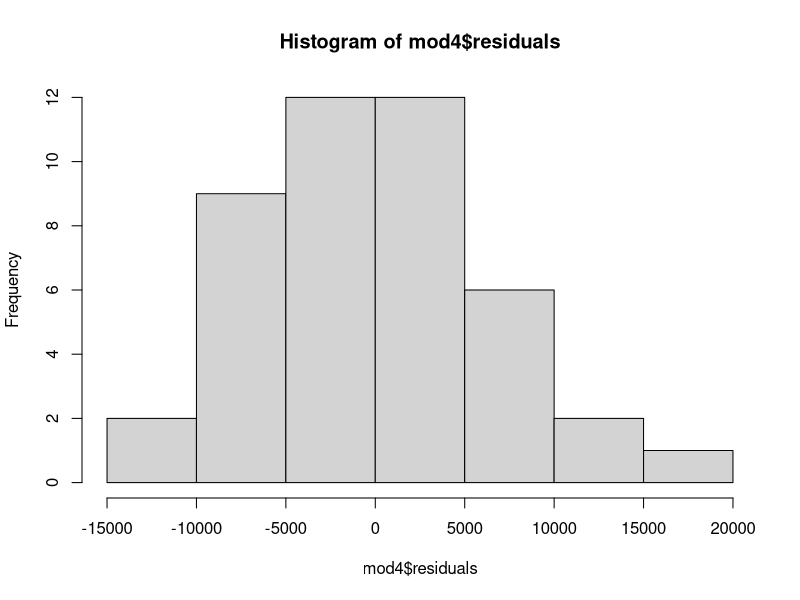
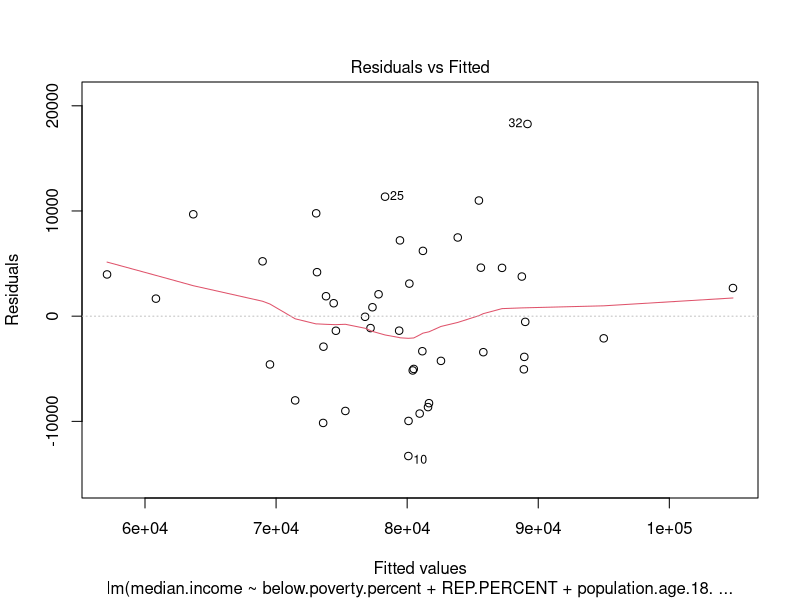
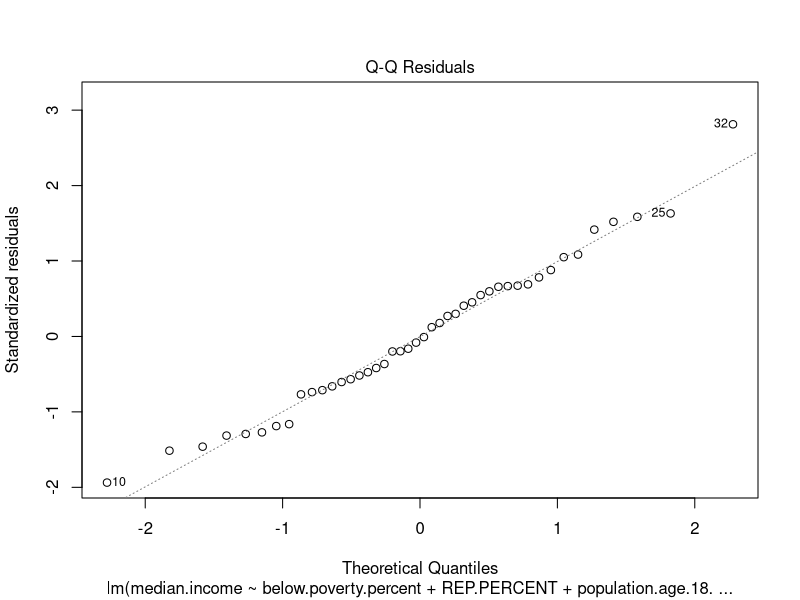
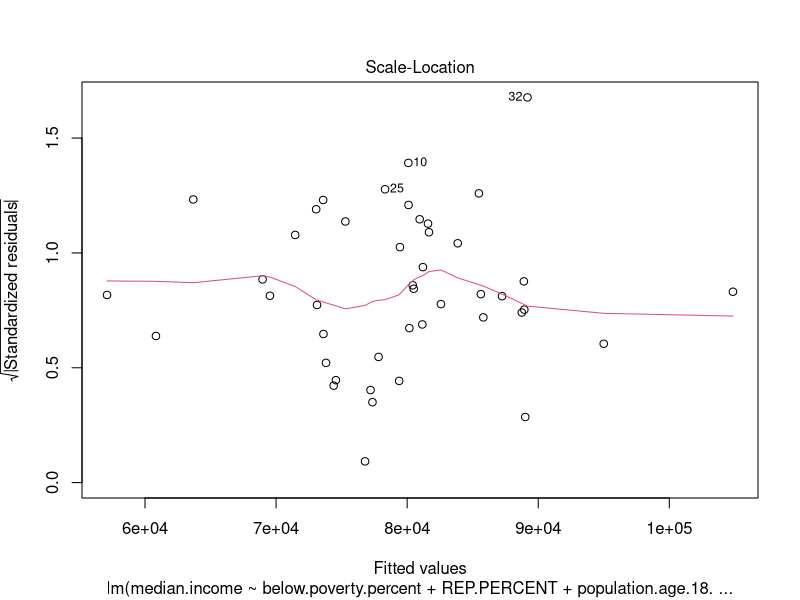
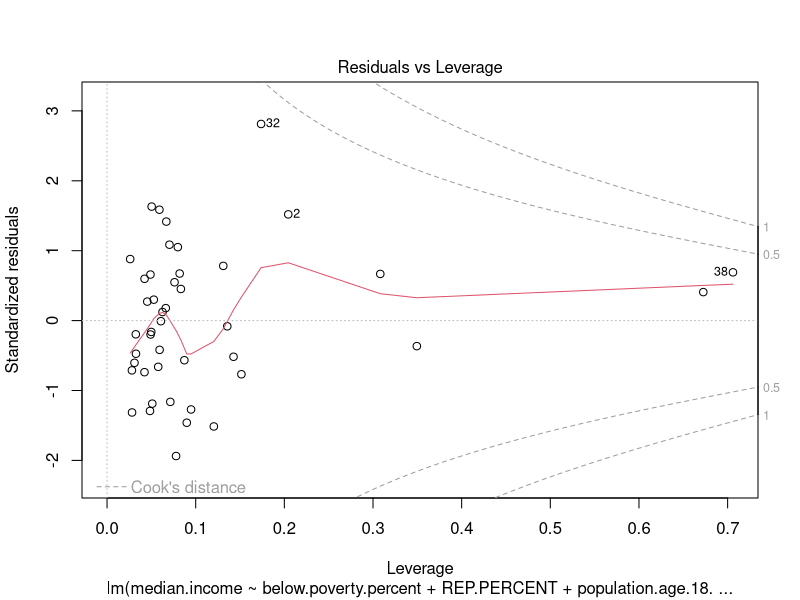
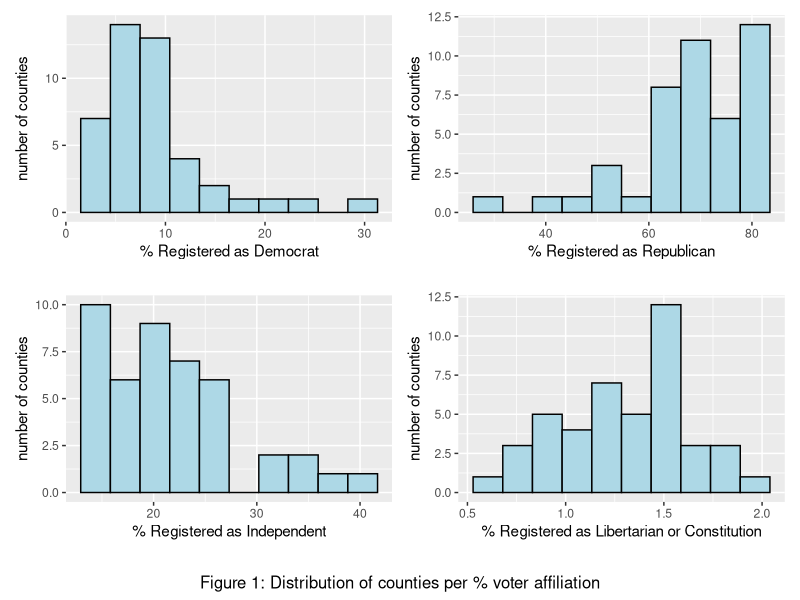
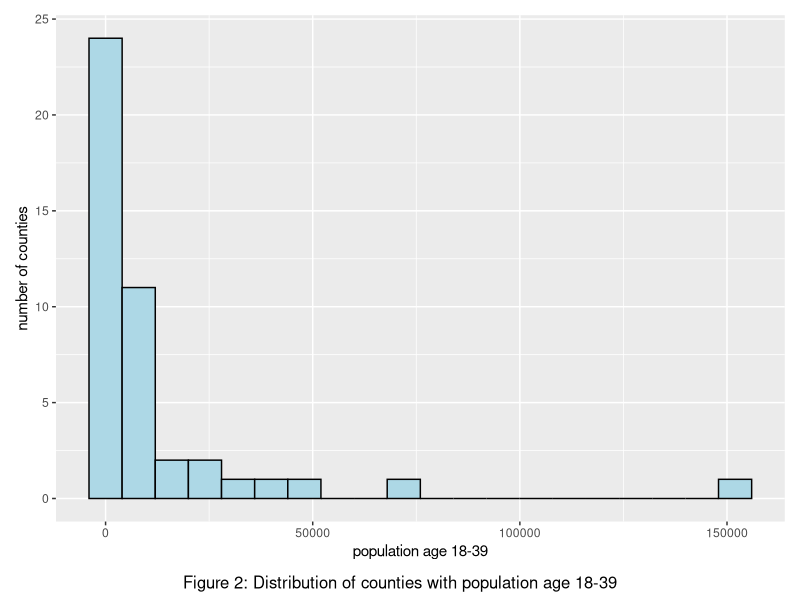
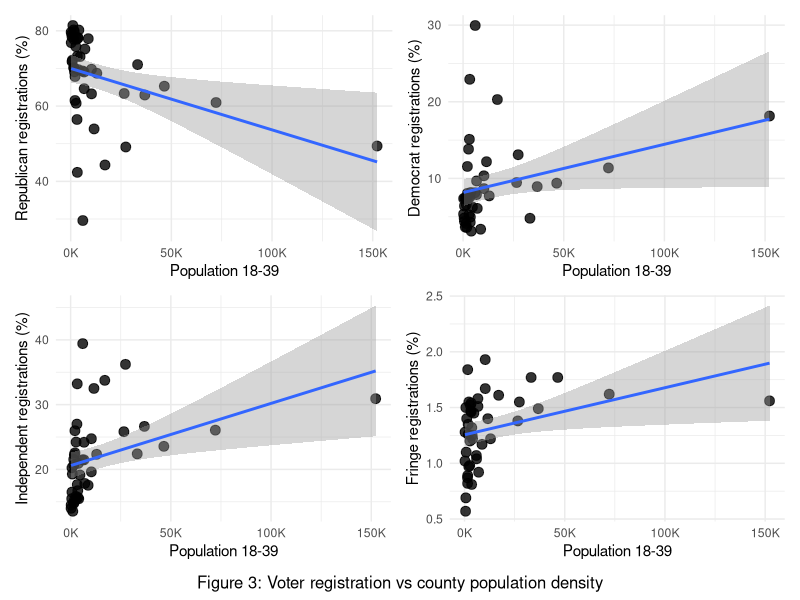

Write R code to recreate these figures, in order.

# Set working directory 
# C:\Users\alexm\REPOS\CRANE\VaccinationHesitancy
setwd("C:/Users/alexm/REPOS/CRANE/VaccinationHesitancy/Analysis")



# Data for Social Determinants in Idaho

# loading the data from https://hdpulse.nimhd.nih.gov and Idaho Board of Election

data_poverty <- read.csv("../data/IdahoCounties_Poverty.csv", skip = 4)
data_education <- read.csv("../data/IdahoCounties_Education.csv", skip = 5)
data_medianincome <- read.csv("../data/IdahoCounties_MedianIncome.csv", skip = 4)
data_languageisolation <- read.csv("../data/IdahoCounties_LanguageIsolation.csv", skip = 4)
data_population <- read.csv("../data/IdahoCounties_Population.csv")
data_voters <- read.csv("../data/2025IdahoVoters.csv", skip = 1)

# change class of Voter Counts to Integer
data_voters$CON <- as.integer(
  gsub(",", "", data_voters$CON))
data_voters$DEM <- as.integer(
  gsub(",", "", data_voters$DEM))
data_voters$LIB <- as.integer(
  gsub(",", "", data_voters$LIB))
data_voters$REP <- as.integer(
  gsub(",", "", data_voters$REP))
data_voters$UNA <- as.integer(
  gsub(",", "", data_voters$UNA))
data_voters$Total <- as.integer(
  gsub(",", "", data_voters$Total))


## Voter Affiliations in Fringe Parties in Idaho

# We first look at the distribution of Idaho voter registrations in fringe political parties, 
# such as Libertarian and Constitution, which are known to embrace "extreme" political views. We combine the percentage of voters for the Libertarian Party with those for the Constitution Party and call it the percentage of voters for Fringe Parties. 

# sum voter registration for fringe parties
data_voters$FRINGE.PERCENT <- data_voters$CON.PERCENT + data_voters$LIB.PERCENT


# The following histogram looks at "Fringe" Party voters (Libertarian and Constitution affiliated 
# voters are summed). The values of "Fringe" Party voters are pooled in 10 bins for clarity. From 
# the distribution (Fig. 1), we can conclude that the rate of Fringe Party Voters does not exceed 2%, 
# hence it is a low subset of the Idaho population, but probably an under representation as one of the 
# tenet of the Libertarian party is to discourage any participation in civic duties such as voting. 
# But because the numbers are so low, we will not use this variable for our analysis.
# In contrast, the values espoused by the % of Republican-registered voters span a large spectrum 
# (Fig. 2), hence we will use that variable in our analysis.

library(patchwork)
library(ggplot2)
hist_fringe <- ggplot(data_voters, aes(x = FRINGE.PERCENT)) +
  geom_histogram(bins = 10,
                 fill = "lightblue",
                 color = "black") +
  labs(caption = "", 
       x = "% Registered as Libertarian or Constitution",
       y = "number of counties")

# county with Max Fringe Voters - which county has the highest value?
max(data_voters$FRINGE.PERCENT)
data_voters$COUNTY[which.max(data_voters$FRINGE.PERCENT)]
data_voters$FIPS[which.max(data_voters$FRINGE.PERCENT)]

hist_dem <- ggplot(data_voters, aes(x = DEM.PERCENT)) +
  geom_histogram(bins = 10,
                 fill = "lightblue",
                 color = "black") +
  labs(caption = "", 
       x = "% Registered as Democrat",
       y = "number of counties")

hist_rep <- ggplot(data_voters, aes(x = REP.PERCENT)) +
  geom_histogram(bins = 10,
                 fill = "lightblue",
                 color = "black") +
  labs(caption = "", 
       x = "% Registered as Republican",
       y = "number of counties")

hist_ind <- ggplot(data_voters, aes(x = UNA.PERCENT)) +
  geom_histogram(bins = 10,
                 fill = "lightblue",
                 color = "black") +
  labs(caption = "", 
       x = "% Registered as Independent",
       y = "number of counties")

# county with Max Republican registered Voters - which county has the highest value?
max(data_voters$REP.PERCENT)
data_voters$COUNTY[which.max(data_voters$REP.PERCENT)]
data_voters$FIPS[which.max(data_voters$REP.PERCENT)]


Fig1 <- (hist_dem + hist_rep) / (hist_ind + hist_fringe) +
  plot_annotation(caption = "Figure 1: Distribution of counties per % voter affiliation", 
                  theme = theme (plot.caption = element_text(size=12, hjust=0.5)
                    ))

# save plot to a output file
ggsave(
  filename = "../output/Counties_n_VoterRegistration.png",
  plot = Fig1,
  width = 8.5,
  height = 10, 
  dpi =300
)



## Merging of Data \

# We merge the data available for Idaho residents based on variable "FIPS", which is a numerical 
# code assigned to each county.

library(dplyr)

data <- data_poverty %>%
  full_join(data_education, by = "FIPS") %>%
  full_join(data_medianincome, by = "FIPS") %>%
  full_join(data_languageisolation, by = "FIPS") %>%
  full_join(data_population, by = "FIPS") %>%
  full_join(data_voters, by = "FIPS")
  
# rename columns
colnames(data)[1] <- "county"
colnames(data)[3] <- "below.poverty.percent"
colnames(data)[7] <- "below.education.percent"
colnames(data)[11] <- "median.income"
colnames(data)[14] <- "language.isolation.percent"
colnames(data)[19] <- "population.age.18.39"

head(data$median.income)

# change class of median income from character to integer
data$median.income <- as.integer(
  gsub(",", "", data$median.income)
)

# write csv file for merged date

write.csv(data,"../data/social_Idaho.csv")


# Exploration of relationships between variables assuming Linearity

## Data Exploration for Population & Voter Registrations


library(patchwork)
library(scales)
library(ggplot2)
hist_pop <- ggplot(data, aes(x = population.age.18.39)) +
  geom_histogram(bins = 20,
                 fill = "lightblue",
                 color = "black") +
  labs(x = "population age 18-39",
       y = "number of counties")

Fig2 <- hist_pop +
    plot_annotation(caption = "Figure 2: Distribution of counties with population age 18-39",             theme = theme (
                      plot.caption = element_text(size=12, hjust=0.5)
                    ))

# save plot to a output file
ggsave(
  filename = "../output/Counties_n_Population.png",
  plot = Fig2,
  width = 8.5,
  height = 10, 
  dpi =300
)

# county with Max Fringe Voters - which county has the highest value?
max(data$population.age.18.39)
data$COUNTY[which.max(data$population.age.18.39)]
data$FIPS[which.max(data$population.age.18.39)]

# visualisation of population numbers and republican registrations %
library(ggplot2)
density_vs_rep <- ggplot(data, aes(x = population.age.18.39, y = REP.PERCENT)) +
  geom_point(size = 3, alpha = 0.8)  +
  scale_x_continuous(labels = label_number(scale = 1e-3, suffix = "K")) +
  geom_smooth(method=lm) +
  labs(
    x = "Population 18-39",
    y = "Republican registrations (%)" ) +
  theme_minimal() 


# visualisation of population numbers and democrat registrations %
library(ggplot2)
density_vs_dem <- ggplot(data, aes(x = population.age.18.39, y = DEM.PERCENT)) +
  geom_point(size = 3, alpha = 0.8)  +
  scale_x_continuous(labels = label_number(scale = 1e-3, suffix = "K")) +
  geom_smooth(method=lm) +
  labs(
    x = "Population 18-39",
    y = "Democrat registrations (%)" ) +
  theme_minimal() 


# visualisation of population numbers and independant registrations %
library(ggplot2)
density_vs_ind <- ggplot(data, aes(x = population.age.18.39, y = UNA.PERCENT)) +
  geom_point(size = 3, alpha = 0.8)  +
  scale_x_continuous(labels = label_number(scale = 1e-3, suffix = "K")) +
  geom_smooth(method=lm) +
  labs(
    x = "Population 18-39",
    y = "Independent registrations (%)" ) +
  theme_minimal() 

# visualisation of population numbers and fringe registrations %
library(ggplot2)
density_vs_fringe <- ggplot(data, aes(x = population.age.18.39, y = FRINGE.PERCENT)) +
  geom_point(size = 3, alpha = 0.8)  +
  scale_x_continuous(labels = label_number(scale = 1e-3, suffix = "K")) +
  geom_smooth(method=lm) +
  labs(
    x = "Population 18-39",
    y = "Fringe registrations (%)" ) +
  theme_minimal() 

Fig3 <-   (density_vs_rep + density_vs_dem) /
  (density_vs_ind + density_vs_fringe) +
    plot_annotation(caption = "Figure 3: Voter registration vs county population density",
                    theme = theme (plot.caption = element_text(size=12, hjust=0.5)
                                               ))

# save plot to a output file
ggsave(
  filename = "../output/Population_n_VoterRegistration.png",
  plot = Fig3,
  width = 8.5,
  height = 10, 
  dpi =300
)


## Data Exploration for Median Income and Education Level, Voter Affiliation, Language Isolation, 
# Below Poverty Level


str(data)

library(patchwork)
library(scales)

# visualisation of median.income and below.education.percent
library(ggplot2)
edu_vs_income <- ggplot(data, aes(x = below.education.percent, y = median.income)) +
  geom_point(size = 3, alpha = 0.8)  +
  scale_y_continuous(labels = label_number(scale = 1e-3, suffix = "K")) +
  geom_smooth(method=lm) +
  labs(
    x = "below education (%)",
    y = "median income ($)" ) +
  theme_minimal() 


# visualisation of  median income & language isolation 
library(ggplot2)
lang_vs_income <- ggplot(data, aes(x = language.isolation.percent, y = median.income)) +
  geom_point(size = 3, alpha = 0.8)  +
  scale_y_continuous(labels = label_number(scale = 1e-3, suffix = "K")) +
  geom_smooth(method=lm) +
  labs(
    x = "language isolation (%)",
    y = "median income ($)" ) +
  theme_minimal() 


# visualisation of median.income and below.education.percent
library(ggplot2)
poverty_vs_income <- ggplot(data, aes(x = below.poverty.percent, y = median.income)) +
  geom_point(size = 3, alpha = 0.8)  +
  scale_y_continuous(labels = label_number(scale = 1e-3, suffix = "K")) +
  geom_smooth(method=lm) +
  labs(
    x = "below poverty level (%)",
    y = "median income ($)" ) +
  theme_minimal() 


# visualisation of median.income and republican registrations %
library(ggplot2)
rep_vs_income <- ggplot(data, aes(x = REP.PERCENT, y = median.income)) +
  geom_point(size = 3, alpha = 0.8)  +
  scale_y_continuous(labels = label_number(scale = 1e-3, suffix = "K")) +
  geom_smooth(method=lm) +
  labs(
    x = "republican registrations (%)",
    y = "median income ($)" ) +
  theme_minimal() 


# visualisation of median.income and democrat registrations %
library(ggplot2)
dem_vs_income <- ggplot(data, aes(x = DEM.PERCENT, y = median.income)) +
  geom_point(size = 3, alpha = 0.8)  +
  scale_y_continuous(labels = label_number(scale = 1e-3, suffix = "K")) +
  geom_smooth(method=lm) +
  labs(
    x = "democrat registrations (%)",
    y = "median income ($)" ) +
  theme_minimal() 


# visualisation of median.income and independent registrations %
library(ggplot2)
ind_vs_income <- ggplot(data, aes(x = UNA.PERCENT, y = median.income)) +
  geom_point(size = 3, alpha = 0.8)  +
  scale_y_continuous(labels = label_number(scale = 1e-3, suffix = "K")) +
  geom_smooth(method=lm) +
  labs(
    x = "independent registrations (%)",
    y = "median income ($)" ) +
  theme_minimal() 

# visualisation of median.income and fringe registrations %
library(ggplot2)
fringe_vs_income <- ggplot(data, aes(x = FRINGE.PERCENT, y = median.income)) +
  geom_point(size = 3, alpha = 0.8)  +
  scale_y_continuous(labels = label_number(scale = 1e-3, suffix = "K")) +
  geom_smooth(method=lm) +
  labs(
    x = "libertarian & constitution registrations (%)",
    y = "median income ($)" ) +
  theme_minimal() 

Fig4 <- (edu_vs_income / lang_vs_income / poverty_vs_income) +
  plot_annotation(caption = "Figure 4: County median income vs social determinants", 
                  theme = theme (plot.caption = element_text(size=12, hjust=0.5)
                    ))

# save plot to a output file
ggsave(
  filename = "../output/Income_n_EducationPovertyLanguage.png",
  plot = Fig4,
  width = 8.5,
  height = 10, 
  dpi =300
)
 
Fig5 <- (rep_vs_income + dem_vs_income)  /
(ind_vs_income + fringe_vs_income) +
  plot_annotation(caption = "Figure 5: County median income vs voter registration", 
                  theme = theme (plot.caption = element_text(size=12, hjust=0.5)
                    ))

# save plot to a output file
ggsave(
  filename = "../output/Income_n_VoterRegistration.png",
  plot = Fig5,
  width = 8.5,
  height = 10, 
  dpi =300
)


# Several variables seem consistent with linear correlations pair-wise.

# Model building \

# We will build a model to analyze correlations between Median Income and other social determinants. 
# This does not address directly the original question. We here ask whether counties with higher median 
# income have lower republican voter percentages, higher density of population, lower language isolation
# percentages, lower poverty rates, and lower below education percentages.  The assumption of linearity 
# was more or less established by the pair-wise scatter plots displayed above.

# fit model

mod= lm( median.income ~ REP.PERCENT + language.isolation.percent + population.age.18.39 + below.poverty.percent + below.education.percent , data=data)

summary(mod)


## Verification of the assumption of absence of collinearity

library(car)

# VIF
vif(mod)



# All VIF values are below 1.2, hence collinearity is likely not present between the explanatory 
# variables. 

# Model Selection


mod1= lm( median.income ~ below.poverty.percent , data=data)

summary(mod1)


mod2= lm( median.income ~ below.poverty.percent + REP.PERCENT , data=data)

summary(mod2)

mod3= lm( median.income ~ below.poverty.percent + REP.PERCENT + population.age.18.39, data=data)

summary(mod3)

mod4= lm( median.income ~ below.poverty.percent + REP.PERCENT + population.age.18.39 + language.isolation.percent, data=data)

summary(mod4)


## Verification of the assumptions of normality and homoscedasticity of residuals for Model 4


hist(mod4$residuals)
shapiro.test(mod4$residuals)

plot(mod4)


# calculate mean and sd of median income variable and population variable

meanI <- mean(data$median.income)
sdI <- sd(data$median.income)
medianP <- median(data$population.age.18.39)
IQRP <- IQR(data$population.age.18.39)



# The normality of the residuals is visible from the histogram. The Shapiro-Wilk normality test also gives a p-value of 0.82, hence the null hypothesis (absence of normality) can be rejected. The Residuals vs Fitted plot is not quite centered along a straight line at y=0 but we will consider that there is homoscedasticity of the residuals. 

# Conclusion

# The correlation between median income and below poverty %, republican party affiliation, population age 18-39 and language isolation % appears significant with p values <0.05. \

#| Variable                | Effect Size, SD 95% CI|  unit    | P-value  |
#|-------------------------|-----------------------|----------|----------|
#| below poverty (%)       | -1617 ± 708           |  $/%     |  6.5e-05 |
#| republican  (%)         | -313  ± 200           |  $/%     |  0.00406 |
#| population 18-39        |  104  ±  89           |  $/100   |  0.02837 |
#| language isolation (%)  | -589  ± 540           |  $/%     |  0.03896 |

# The adjusted R-squared value is 0.57. 

# The effect sizes when relating median income to % numbers are large because of the large scale differential (the average for the median income is `r meanI` with Standard Deviation `r sdI`), while percentages are between 0 and 100. The effect size when relating median income to populations numbers is small because the county median population is `r medianP` and the IQR is `r IQRP`, hence in a more similar scale than the median income. Note that the population variable distribution is not normal- there are many scarcely populated counties and one very urban one, and not many in between. Hence this variable lacks data points for the larger range. This may skew the calculation of the effect size. \

# The statistical analysis reports on the effect sizes on Idaho county Median Income of the % of population at poverty level, the % of county resident affiliated as Republicans, the population density, the % population suffering language isolation. Not surprisingly, the % of poverty level is inversely related to the county median income and so are the % of the population experiencing language isolation the % of the population affiliated to the Republican party. In contrast, median income correlates positively with population density. In other words, counties with low density of population and higher poverty % and higher language isolation %  and higher Republican political affiliation %, have lower median income.


# AI Use Disclosure Statement

# This analysis did not rely on A.I. 

# GitHub link  

# https://github.com/ac292/CRANE

# Literature Cited
